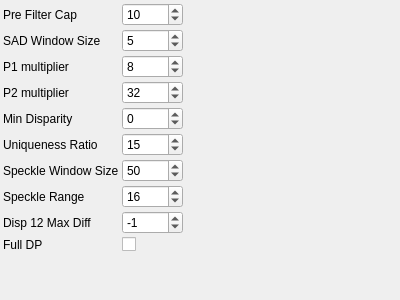
<?xml version="1.0" encoding="UTF-8"?>
<ui version="4.0">
 <class>OpenCVSGMParametersControlWidget</class> 
 <widget class="QWidget" name="OpenCVSGMParametersControlWidget">
  <property name="geometry">
   <rect>
    <x>0</x>
    <y>0</y>
    <width>400</width>
    <height>300</height>
   </rect>
  </property>
  <property name="windowTitle">
   <string>OpenCVSGMParameters</string>
  </property>
  <layout class="QGridLayout" name="gridLayout">
   <property name="margin">
    <number>3</number>
   </property>
   <property name="spacing">
    <number>3</number>
   </property>
    <item row="0" column="0">
     <widget class="QLabel" name="label_0">
       <property name="text">
         <string>Pre Filter Cap</string>
       </property>
       <property name="tags" stdset="0">
           <string>advanced</string>
       </property>
     </widget>
    </item>
    <item row="0" column="1">
     <widget class="QSpinBox" name="preFilterCapSpinBox">
       <property name="toolTip">
         <string>Pre Filter Cap</string>
       </property>
       <property name="minimum">
        <number>1</number>
       </property>
       <property name="maximum">
        <number>99</number>
       </property>
       <property name="singleStep">
        <number>1</number>
       </property>
       <property name="value">
        <number>10</number>
       </property>
       <property name="tags" stdset="0">
           <string>advanced</string>
       </property>
     </widget>
    </item>
    <item row="1" column="0">
     <widget class="QLabel" name="label_1">
       <property name="text">
         <string>SAD Window Size</string>
       </property>
       <property name="tags" stdset="0">
           <string>advanced</string>
       </property>
     </widget>
    </item>
    <item row="1" column="1">
     <widget class="QSpinBox" name="sADWindowSizeSpinBox">
       <property name="toolTip">
         <string>SAD Window Size</string>
       </property>
       <property name="minimum">
        <number>1</number>
       </property>
       <property name="maximum">
        <number>99</number>
       </property>
       <property name="singleStep">
        <number>1</number>
       </property>
       <property name="value">
        <number>5</number>
       </property>
       <property name="tags" stdset="0">
           <string>advanced</string>
       </property>
     </widget>
    </item>
    <item row="2" column="0">
     <widget class="QLabel" name="label_2">
       <property name="text">
         <string>P1 multiplier</string>
       </property>
       <property name="tags" stdset="0">
           <string>advanced</string>
       </property>
     </widget>
    </item>
    <item row="2" column="1">
     <widget class="QSpinBox" name="p1MultiplierSpinBox">
       <property name="toolTip">
         <string>P1 multiplier</string>
       </property>
       <property name="minimum">
        <number>1</number>
       </property>
       <property name="maximum">
        <number>99</number>
       </property>
       <property name="singleStep">
        <number>1</number>
       </property>
       <property name="value">
        <number>8</number>
       </property>
       <property name="tags" stdset="0">
           <string>advanced</string>
       </property>
     </widget>
    </item>
    <item row="3" column="0">
     <widget class="QLabel" name="label_3">
       <property name="text">
         <string>P2 multiplier</string>
       </property>
       <property name="tags" stdset="0">
           <string>advanced</string>
       </property>
     </widget>
    </item>
    <item row="3" column="1">
     <widget class="QSpinBox" name="p2MultiplierSpinBox">
       <property name="toolTip">
         <string>P2 multiplier</string>
       </property>
       <property name="minimum">
        <number>1</number>
       </property>
       <property name="maximum">
        <number>99</number>
       </property>
       <property name="singleStep">
        <number>1</number>
       </property>
       <property name="value">
        <number>32</number>
       </property>
       <property name="tags" stdset="0">
           <string>advanced</string>
       </property>
     </widget>
    </item>
    <item row="4" column="0">
     <widget class="QLabel" name="label_4">
       <property name="text">
         <string>Min Disparity</string>
       </property>
       <property name="tags" stdset="0">
           <string>advanced</string>
       </property>
     </widget>
    </item>
    <item row="4" column="1">
     <widget class="QSpinBox" name="minDisparitySpinBox">
       <property name="toolTip">
         <string>Min Disparity</string>
       </property>
       <property name="minimum">
        <number>-9999</number>
       </property>
       <property name="maximum">
        <number>99999</number>
       </property>
       <property name="singleStep">
        <number>1</number>
       </property>
       <property name="value">
        <number>0</number>
       </property>
       <property name="tags" stdset="0">
           <string>advanced</string>
       </property>
     </widget>
    </item>
    <item row="5" column="0">
     <widget class="QLabel" name="label_5">
       <property name="text">
         <string>Uniqueness Ratio</string>
       </property>
       <property name="tags" stdset="0">
           <string>advanced</string>
       </property>
     </widget>
    </item>
    <item row="5" column="1">
     <widget class="QSpinBox" name="uniquenessRatioSpinBox">
       <property name="toolTip">
         <string>Uniqueness Ratio</string>
       </property>
       <property name="minimum">
        <number>0</number>
       </property>
       <property name="maximum">
        <number>99</number>
       </property>
       <property name="singleStep">
        <number>1</number>
       </property>
       <property name="value">
        <number>15</number>
       </property>
       <property name="tags" stdset="0">
           <string>advanced</string>
       </property>
     </widget>
    </item>
    <item row="6" column="0">
     <widget class="QLabel" name="label_6">
       <property name="text">
         <string>Speckle Window Size</string>
       </property>
       <property name="tags" stdset="0">
           <string>advanced</string>
       </property>
     </widget>
    </item>
    <item row="6" column="1">
     <widget class="QSpinBox" name="speckleWindowSizeSpinBox">
       <property name="toolTip">
         <string>Speckle Window Size</string>
       </property>
       <property name="minimum">
        <number>1</number>
       </property>
       <property name="maximum">
        <number>99</number>
       </property>
       <property name="singleStep">
        <number>1</number>
       </property>
       <property name="value">
        <number>50</number>
       </property>
       <property name="tags" stdset="0">
           <string>advanced</string>
       </property>
     </widget>
    </item>
    <item row="7" column="0">
     <widget class="QLabel" name="label_7">
       <property name="text">
         <string>Speckle Range</string>
       </property>
       <property name="tags" stdset="0">
           <string>advanced</string>
       </property>
     </widget>
    </item>
    <item row="7" column="1">
     <widget class="QSpinBox" name="speckleRangeSpinBox">
       <property name="toolTip">
         <string>Speckle Range</string>
       </property>
       <property name="minimum">
        <number>1</number>
       </property>
       <property name="maximum">
        <number>99</number>
       </property>
       <property name="singleStep">
        <number>1</number>
       </property>
       <property name="value">
        <number>16</number>
       </property>
       <property name="tags" stdset="0">
           <string>advanced</string>
       </property>
     </widget>
    </item>
    <item row="8" column="0">
     <widget class="QLabel" name="label_8">
       <property name="text">
         <string>Disp 12 Max Diff</string>
       </property>
       <property name="tags" stdset="0">
           <string>advanced</string>
       </property>
     </widget>
    </item>
    <item row="8" column="1">
     <widget class="QSpinBox" name="disp12MaxDiffSpinBox">
       <property name="toolTip">
         <string>Disp 12 Max Diff</string>
       </property>
       <property name="minimum">
        <number>-9999</number>
       </property>
       <property name="maximum">
        <number>99999</number>
       </property>
       <property name="singleStep">
        <number>1</number>
       </property>
       <property name="value">
        <number>-1</number>
       </property>
       <property name="tags" stdset="0">
           <string>advanced</string>
       </property>
     </widget>
    </item>
    <item row="9" column="0">
     <widget class="QLabel" name="label_9">
       <property name="text">
         <string>Full DP</string>
       </property>
       <property name="tags" stdset="0">
           <string>advanced</string>
       </property>
     </widget>
    </item>
    <item row="9" column="1">
     <widget class="QCheckBox" name="fullDPCheckBox">
       <property name="toolTip">
         <string>Full DP</string>
       </property>
       <property name="checked">
           <bool>1</bool>
       </property>
       <property name="tags" stdset="0">
           <string>advanced</string>
       </property>
     </widget>
    </item>
   <item row="10" column="0">
    <spacer name="verticalSpacer">
     <property name="orientation">
      <enum>Qt::Vertical</enum>
     </property>
     <property name="sizeHint" stdset="0">
      <size>
       <width>0</width>
       <height>0</height>
      </size>
     </property>
    </spacer>
   </item>
   <item row="10" column="2">
    <spacer name="horizontalSpacer">
     <property name="orientation">
      <enum>Qt::Horizontal</enum>
     </property>
     <property name="sizeHint" stdset="0">
      <size>
       <width>0</width>
       <height>0</height>
      </size>
     </property>
    </spacer>
   </item>
  </layout>
 </widget>
 <layoutdefault spacing="3" margin="3"/>
 <resources/>
 <connections>
  <connection>
   <sender>preFilterCapSpinBox</sender>
   <signal>valueChanged(int)</signal>
   <receiver>OpenCVSGMParametersControlWidget</receiver>
   <slot>changeParameters()</slot>
  </connection>
  <connection>
   <sender>sADWindowSizeSpinBox</sender>
   <signal>valueChanged(int)</signal>
   <receiver>OpenCVSGMParametersControlWidget</receiver>
   <slot>changeParameters()</slot>
  </connection>
  <connection>
   <sender>p1MultiplierSpinBox</sender>
   <signal>valueChanged(int)</signal>
   <receiver>OpenCVSGMParametersControlWidget</receiver>
   <slot>changeParameters()</slot>
  </connection>
  <connection>
   <sender>p2MultiplierSpinBox</sender>
   <signal>valueChanged(int)</signal>
   <receiver>OpenCVSGMParametersControlWidget</receiver>
   <slot>changeParameters()</slot>
  </connection>
  <connection>
   <sender>minDisparitySpinBox</sender>
   <signal>valueChanged(int)</signal>
   <receiver>OpenCVSGMParametersControlWidget</receiver>
   <slot>changeParameters()</slot>
  </connection>
  <connection>
   <sender>uniquenessRatioSpinBox</sender>
   <signal>valueChanged(int)</signal>
   <receiver>OpenCVSGMParametersControlWidget</receiver>
   <slot>changeParameters()</slot>
  </connection>
  <connection>
   <sender>speckleWindowSizeSpinBox</sender>
   <signal>valueChanged(int)</signal>
   <receiver>OpenCVSGMParametersControlWidget</receiver>
   <slot>changeParameters()</slot>
  </connection>
  <connection>
   <sender>speckleRangeSpinBox</sender>
   <signal>valueChanged(int)</signal>
   <receiver>OpenCVSGMParametersControlWidget</receiver>
   <slot>changeParameters()</slot>
  </connection>
  <connection>
   <sender>disp12MaxDiffSpinBox</sender>
   <signal>valueChanged(int)</signal>
   <receiver>OpenCVSGMParametersControlWidget</receiver>
   <slot>changeParameters()</slot>
  </connection>
  <connection>
   <sender>fullDPCheckBox</sender>
   <signal>stateChanged(int)</signal>
   <receiver>OpenCVSGMParametersControlWidget</receiver>
   <slot>changeParameters()</slot>
  </connection>
 </connections>
 <slots>
  <slot>changeParameters()</slot>
 </slots>
 <customwidgets>
 </customwidgets>
</ui>
